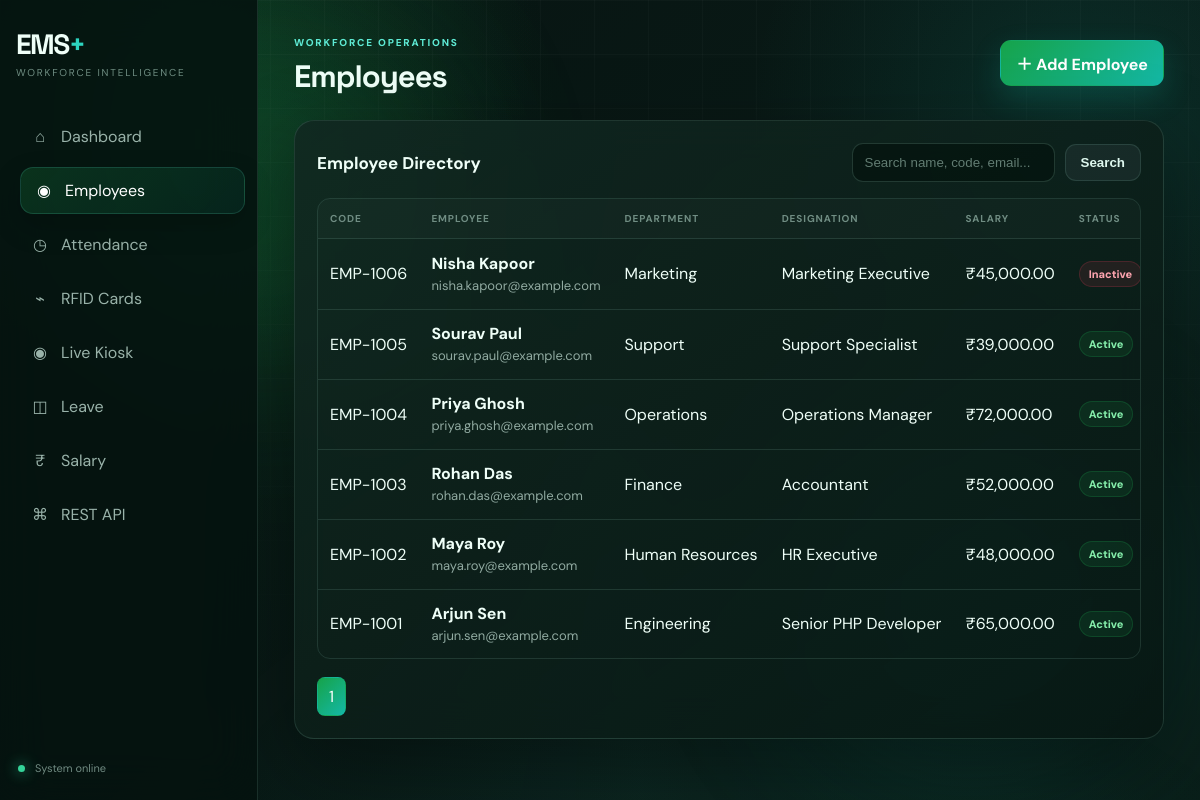
Page /employees.php on the committed database.
### tables this page shows
CREATE TABLE IF NOT EXISTS employees (
 id INT UNSIGNED AUTO_INCREMENT PRIMARY KEY,
 employee_code VARCHAR(30) NOT NULL UNIQUE,
 name VARCHAR(120) NOT NULL,
 email VARCHAR(150) NOT NULL UNIQUE,
 phone VARCHAR(20) NOT NULL,
 department VARCHAR(100) NOT NULL,
 designation VARCHAR(100) NOT NULL,
 joining_date DATE NOT NULL,
 basic_salary DECIMAL(12,2) NOT NULL DEFAULT 0,
 status ENUM('active','inactive') NOT NULL DEFAULT 'active',
 address VARCHAR(255) DEFAULT NULL,
 city VARCHAR(100) DEFAULT NULL,
 created_at TIMESTAMP DEFAULT CURRENT_TIMESTAMP,
 updated_at TIMESTAMP DEFAULT CURRENT_TIMESTAMP ON UPDATE CURRENT_TIMESTAMP,
 INDEX idx_department(department), INDEX idx_status(status), INDEX idx_joining_date(joining_date)
);

### config/bootstrap.php (called while the page is built, shortened)
<?php
require_once __DIR__.'/config.php'; require_once __DIR__.'/Database.php';
function e(mixed $v): string { return htmlspecialchars((string)($v ?? ''), ENT_QUOTES, 'UTF-8'); }

### config/Database.php (called while the page is built, shortened)
<?php
class Database {
    private mysqli $connection;
    public function __construct() {
        $this->connection = new mysqli(DB_HOST, DB_USER, DB_PASS, DB_NAME);
        $this->connection->set_charset('utf8mb4');
    }
    public function getConnection(): mysqli { return $this->connection; }
}

### classes/Employee.php (called while the page is built, shortened)
<?php
class Employee {
    public function all(string $search='', int $page=1, int $perPage=10): array { $page=max(1,$page); $perPage=max(1,min(100,$perPage)); $offset=($page-1)*$perPage; $like='%'.$search.'%'; $s=$this->db->prepare('SELECT * FROM employees WHERE employee_code LIKE ? OR name LIKE ? OR email LIKE ? OR department LIKE ? OR designation LIKE ? ORDER BY id DESC LIMIT ? OFFSET ?'); $s->bind_param('sssssii',$like,$like,$like,$like,$like,$perPage,$offset); $s->execute(); $rows=$s->get_result()->fetch_all(MYSQLI_ASSOC); $c=$this->db->prepare('SELECT COUNT(*) c FROM employees WHERE employee_code LIKE ? OR name LIKE ? OR email LIKE ? OR department LIKE ? OR designation LIKE ?'); $c->bind_param('sssss',$like,$like,$like,$like,$like); $c->execute(); $total=(int)$c->get_result()->fetch_assoc()['c']; return ['rows'=>$rows,'total'=>$total,'page'=>$page,'per_page'=>$perPage]; }
}

### public/employees.php (the view, shortened to what this page needs)
<?php $title='Employees'; require_once __DIR__.'/../partials/header.php'; $db=new Database(); $m=new Employee($db->getConnection()); $page=max(1,(int)($_GET['page']??1)); $q=trim($_GET['q']??''); $data=$m->all($q,$page,10); $pages=max(1,(int)ceil($data['total']/10)); ?>
<section class="panel"><div class="panel-head"><h2>Employee Directory</h2><form class="toolbar"><input class="input" name="q" value="<?=e($q)?>" placeholder="Search name, code, email..."><button class="btn btn-secondary">Search</button></form></div><div class="table-wrap"><table class="table"><thead><tr><th>Code</th><th>Employee</th><th>Department</th><th>Designation</th><th>Salary</th><th>Status</th></tr></thead><tbody><?php foreach($data['rows'] as $r): ?><tr><td><?=e($r['employee_code'])?></td><td><strong><?=e($r['name'])?></strong><br><span class="muted"><?=e($r['email'])?></span></td><td><?=e($r['department'])?></td><td><?=e($r['designation'])?></td><td>₹<?=number_format((float)$r['basic_salary'],2)?></td><td><span class="badge <?=e($r['status'])?>"><?=e($r['status'])?></span></td></tr><?php endforeach; ?></tbody></table></div><div class="pagination"><?php for($i=1;$i<=$pages;$i++): ?><a class="<?= $i===$page?'active':''?>" href="?q=<?=urlencode($q)?>&page=<?=$i?>"><?=$i?></a><?php endfor;?></div></section>
<?php require_once __DIR__.'/../partials/footer.php'; ?>

### partials/header.php
<?php require_once __DIR__ . '/../config/bootstrap.php'; $current=basename($_SERVER['PHP_SELF']); ?>
<!doctype html><html lang="en"><head><meta charset="utf-8"><meta name="viewport" content="width=device-width,initial-scale=1"><meta name="description" content="Professional employee management system"><title><?= e($title ?? APP_NAME) ?> · EMS+</title><link rel="preconnect" href="https://fonts.googleapis.com"><link rel="preconnect" href="https://fonts.gstatic.com" crossorigin><link href="https://fonts.googleapis.com/css2?family=Inter:wght@400;500;600;700;800&display=swap" rel="stylesheet"><link rel="stylesheet" href="assets/css/app.css"></head><body><div class="bg-orb orb-a"></div><div class="bg-orb orb-b"></div><div class="grid-overlay"></div><div class="app-shell"><aside class="sidebar" id="sidebar"><div class="brand">EMS<span>+</span></div><div class="brand-sub">Workforce intelligence</div><nav><a class="<?= $current==='index.php'?'active':'' ?>" href="index.php"><span>⌂</span>Dashboard</a><a class="<?= $current==='employees.php'||$current==='employee-form.php'?'active':'' ?>" href="employees.php"><span>◉</span>Employees</a><a class="<?= $current==='attendance.php'?'active':'' ?>" href="attendance.php"><span>◷</span>Attendance</a><a class="<?= in_array($current,['rfid.php','live-attendance.php'],true)?'active':'' ?>" href="rfid.php"><span>⌁</span>RFID Cards</a><a class="<?= $current==='live-attendance.php'?'active':'' ?>" href="live-attendance.php"><span>◉</span>Live Kiosk</a><a class="<?= $current==='leave.php'?'active':'' ?>" href="leave.php"><span>◫</span>Leave</a><a class="<?= $current==='salary.php'?'active':'' ?>" href="salary.php"><span>₹</span>Salary</a><a class="<?= $current==='api-docs.php'?'active':'' ?>" href="api-docs.php"><span>⌘</span>REST API</a></nav><div class="sidebar-foot"><span class="status-dot"></span> System online</div></aside><main class="main"><header class="topbar"><button class="menu-btn" id="menuBtn" aria-label="Open menu">☰</button><div><span class="eyebrow">WORKFORCE OPERATIONS</span><h1><?= e($title ?? 'Dashboard') ?></h1></div><a class="btn btn-primary glow" href="employee-form.php">＋ Add Employee</a></header>

### partials/footer.php
</main></div><div class="toast" id="toast"></div><script src="assets/js/app.js"></script></body></html>

### rows in the picture
employees: employee_code "EMP-1006", name "Nisha Kapoor", email "nisha.kapoor@example.com", department "Marketing", designation "Marketing Executive", basic_salary "45,000.00", status "Inactive"
employees: employee_code "EMP-1005", name "Sourav Paul", email "sourav.paul@example.com", department "Support", designation "Support Specialist", basic_salary "39,000.00", status "Active"
employees: employee_code "EMP-1004", name "Priya Ghosh", email "priya.ghosh@example.com", department "Operations", designation "Operations Manager", basic_salary "72,000.00", status "Active"
employees: employee_code "EMP-1003", name "Rohan Das", email "rohan.das@example.com", department "Finance", designation "Accountant", basic_salary "52,000.00", status "Active"
employees: employee_code "EMP-1002", name "Maya Roy", email "maya.roy@example.com", department "Human Resources", designation "HR Executive", basic_salary "48,000.00", status "Active"
employees: employee_code "EMP-1001", name "Arjun Sen", email "arjun.sen@example.com", department "Engineering", designation "Senior PHP Developer", basic_salary "65,000.00", status "Active"

### other values in the picture
$title "Employees"
